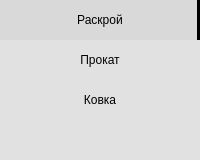
       <widget class="QFrame" name="menu_area">
        <property name="minimumSize">
         <size>
          <width>0</width>
          <height>0</height>
         </size>
        </property>
        <property name="maximumSize">
         <size>
          <width>16777215</width>
          <height>16777215</height>
         </size>
        </property>
        <property name="styleSheet">
         <string notr="true">background-color: rgb(225, 225, 225);</string>
        </property>
        <property name="frameShape">
         <enum>QFrame::NoFrame</enum>
        </property>
        <property name="frameShadow">
         <enum>QFrame::Raised</enum>
        </property>
        <layout class="QVBoxLayout" name="verticalLayout_5">
         <property name="spacing">
          <number>0</number>
         </property>
         <property name="leftMargin">
          <number>0</number>
         </property>
         <property name="topMargin">
          <number>0</number>
         </property>
         <property name="rightMargin">
          <number>0</number>
         </property>
         <property name="bottomMargin">
          <number>0</number>
         </property>
         <item>
          <widget class="QPushButton" name="cutting">
           <property name="sizePolicy">
            <sizepolicy hsizetype="Preferred" vsizetype="Fixed">
             <horstretch>0</horstretch>
             <verstretch>0</verstretch>
            </sizepolicy>
           </property>
           <property name="minimumSize">
            <size>
             <width>100</width>
             <height>40</height>
            </size>
           </property>
           <property name="maximumSize">
            <size>
             <width>16777215</width>
             <height>40</height>
            </size>
           </property>
           <property name="styleSheet">
            <string notr="true">QPushButton {
	background-color: rgb(225, 225, 225);;
	padding-left: 0px;
	border: none;
}

QPushButton:hover {
	background-color: rgb(217, 217, 217);
	border-right: 3px solid gray;
    padding-left: 3px;
}

QPushButton:pressed {
	background-color: rgb(202, 202, 202);
	border-right: 3px solid black;
    padding-left: 3px;
}

QPushButton:checked {
	background-color: rgb(217, 217, 217);
	border-right: 3px solid black;
    padding-left: 3px;
}</string>
           </property>
           <property name="text">
            <string>Раскрой</string>
           </property>
           <property name="icon">
            <iconset resource="resources/application.qrc">
             <normaloff>:/icons/scissors.png</normaloff>:/icons/scissors.png</iconset>
           </property>
           <property name="iconSize">
            <size>
             <width>20</width>
             <height>20</height>
            </size>
           </property>
           <property name="checkable">
            <bool>true</bool>
           </property>
           <property name="checked">
            <bool>true</bool>
           </property>
           <property name="autoExclusive">
            <bool>true</bool>
           </property>
          </widget>
         </item>
         <item>
          <widget class="QPushButton" name="rolling">
           <property name="sizePolicy">
            <sizepolicy hsizetype="Preferred" vsizetype="Fixed">
             <horstretch>0</horstretch>
             <verstretch>0</verstretch>
            </sizepolicy>
           </property>
           <property name="minimumSize">
            <size>
             <width>100</width>
             <height>40</height>
            </size>
           </property>
           <property name="maximumSize">
            <size>
             <width>16777215</width>
             <height>40</height>
            </size>
           </property>
           <property name="styleSheet">
            <string notr="true">QPushButton {
	background-color: rgb(225, 225, 225);;
	padding-left: 0px;
	border: none;
}

QPushButton:hover {
	background-color: rgb(217, 217, 217);
	border-right: 3px solid gray;
    padding-left: 3px;
}

QPushButton:pressed {
	background-color: rgb(202, 202, 202);
	border-right: 3px solid black;
    padding-left: 3px;
}

QPushButton:checked {
	background-color: rgb(217, 217, 217);
	border-right: 3px solid black;
    padding-left: 3px;
}</string>
           </property>
           <property name="text">
            <string>Прокат</string>
           </property>
           <property name="icon">
            <iconset resource="resources/application.qrc">
             <normaloff>:/icons/h-roll.png</normaloff>:/icons/h-roll.png</iconset>
           </property>
           <property name="iconSize">
            <size>
             <width>25</width>
             <height>25</height>
            </size>
           </property>
           <property name="checkable">
            <bool>true</bool>
           </property>
           <property name="autoExclusive">
            <bool>true</bool>
           </property>
          </widget>
         </item>
         <item>
          <widget class="QPushButton" name="forging">
           <property name="sizePolicy">
            <sizepolicy hsizetype="Preferred" vsizetype="Fixed">
             <horstretch>0</horstretch>
             <verstretch>0</verstretch>
            </sizepolicy>
           </property>
           <property name="minimumSize">
            <size>
             <width>100</width>
             <height>40</height>
            </size>
           </property>
           <property name="maximumSize">
            <size>
             <width>16777215</width>
             <height>40</height>
            </size>
           </property>
           <property name="styleSheet">
            <string notr="true">QPushButton {
	background-color: rgb(225, 225, 225);;
	padding-left: 0px;
	border: none;
}

QPushButton:hover {
	background-color: rgb(217, 217, 217);
	border-right: 3px solid gray;
    padding-left: 3px;
}

QPushButton:pressed {
	background-color: rgb(202, 202, 202);
	border-right: 3px solid black;
    padding-left: 3px;
}

QPushButton:checked {
	background-color: rgb(217, 217, 217);
	border-right: 3px solid black;
    padding-left: 3px;
}</string>
           </property>
           <property name="text">
            <string>Ковка</string>
           </property>
           <property name="icon">
            <iconset resource="resources/application.qrc">
             <normaloff>:/icons/anvil.png</normaloff>:/icons/anvil.png</iconset>
           </property>
           <property name="iconSize">
            <size>
             <width>25</width>
             <height>25</height>
            </size>
           </property>
           <property name="checkable">
            <bool>true</bool>
           </property>
           <property name="autoExclusive">
            <bool>true</bool>
           </property>
          </widget>
         </item>
         <item>
          <spacer name="spacer_2">
           <property name="orientation">
            <enum>Qt::Vertical</enum>
           </property>
           <property name="sizeHint" stdset="0">
            <size>
             <width>20</width>
             <height>40</height>
            </size>
           </property>
          </spacer>
         </item>
        </layout>
       </widget>
